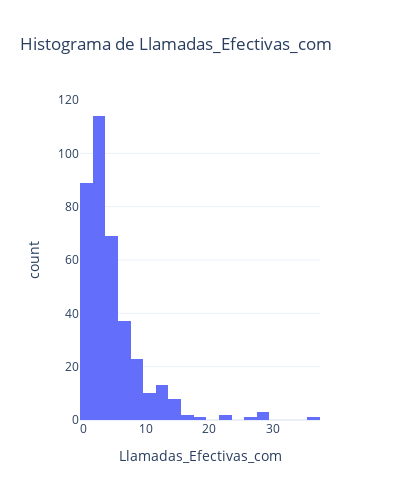

Notebook code for this chart:
### Code cell
fig = px.histogram(
    df,
    x=variable, 
    title=f'Histograma de {variable}',
    template="plotly_white",
    nbins=30  
)
fig.update_layout(width=400, height=500)
fig.show()

### Figure 1 — Plotly figure (JSON) as saved in the notebook; plotly's stock layout.template omitted (floating-point values rounded to 4 significant figures; data arrays with more than 128 entries replaced by an {"elided": "..."} marker saying what was removed)
{"data": [{"alignmentgroup": "True", "bingroup": "x", "hovertemplate": "Llamadas_Efectivas_com=%{x}<br>count=%{y}<extra></extra>", "legendgroup": "", "marker": {"color": "#636efa", "pattern": {"shape": ""}}, "name": "", "nbinsx": 30, "offsetgroup": "", "orientation": "v", "showlegend": false, "type": "histogram", "x": {"elided": "373 int values"}, "xaxis": "x", "yaxis": "y"}], "layout": {"barmode": "relative", "height": 500, "legend": {"tracegroupgap": 0}, "title": {"text": "Histograma de Llamadas_Efectivas_com"}, "width": 400, "xaxis": {"anchor": "y", "domain": [0, 1], "title": {"text": "Llamadas_Efectivas_com"}}, "yaxis": {"anchor": "x", "domain": [0, 1], "title": {"text": "count"}}}}
